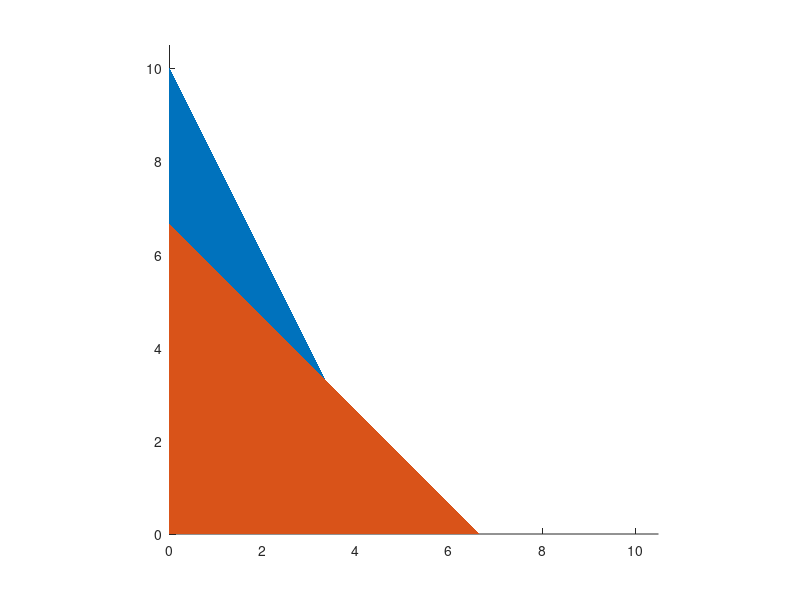

Here is the MATLAB script that generated this plot: (Note: this script raises an error after producing the figure.)
% Este script grafica el conjunto factible del problema de los relojes

x = 0:0.5:12;
R1 = 10 - (6/4)*x;
R2 = 10 - 2*x;
R3 = 20/3 - x;
Z = [3; 2];

hold on
axis square;
axis([0 10.5 0 10.5]);

% Coloreamos el area factible
A1 = area(x', R2', 'LineStyle', 'none');
A2 = area(x', R3', 'LineStyle', 'none');
A1.FaceColor = [0.8, 0.8, 0.8];
A2.FaceColor = [0.8, 0.8, 0.8];

% Dibujamos las rectas de las restricciones
pR1 = plot(x, R1, 'color', 'r', 'linestyle', '--', 'linewidth', 5);
pR2 = plot(x, R2, 'color', '[0, 0.4470, 0.7410]', 'LineWidth', 5);
pR3 = plot(x, R3, 'color', '[0.4660, 0.6740, 0.1880]', 'LineWidth', 5);

% Ajustes de los ejes
grid on;
xlabel('$x_1$', 'Interpreter', 'latex', 'Fontsize', 20);
ylabel('$x_2$', 'Interpreter', 'latex', 'Fontsize', 20);
set(gca,'FontSize', 20)
[LEGH,OBJH,OUTH,OUTM] = legend([pR1, pR2, pR3],...
    {'R_1: 6x_1 + 4x_2 \leq 40','R_2: 8x_1 + 4x_2 \leq 40',... 
    'R_3: 3x_1 + 3x_2 \leq 20'});

% Dibujamos vectores normales
vectorNormalZ = arrow([0 0], [3 2], 'Width', 1, ... 
    'NormalDir', [3,2]);
vR2 = arrow([0 0], [4 2], 'Width', 1);
vR3 = arrow([0 0], [10/3 10/3], 'Width', 1);
set(vR2, 'Edgecolor', '[0, 0.4470, 0.7410]',...
    'FaceColor', '[0, 0.4470, 0.7410]');
set(vR3, 'Edgecolor', '[0.4660, 0.6740, 0.1880]',...
    'FaceColor', '[0.4660, 0.6740, 0.1880]');
hold off

clearvars